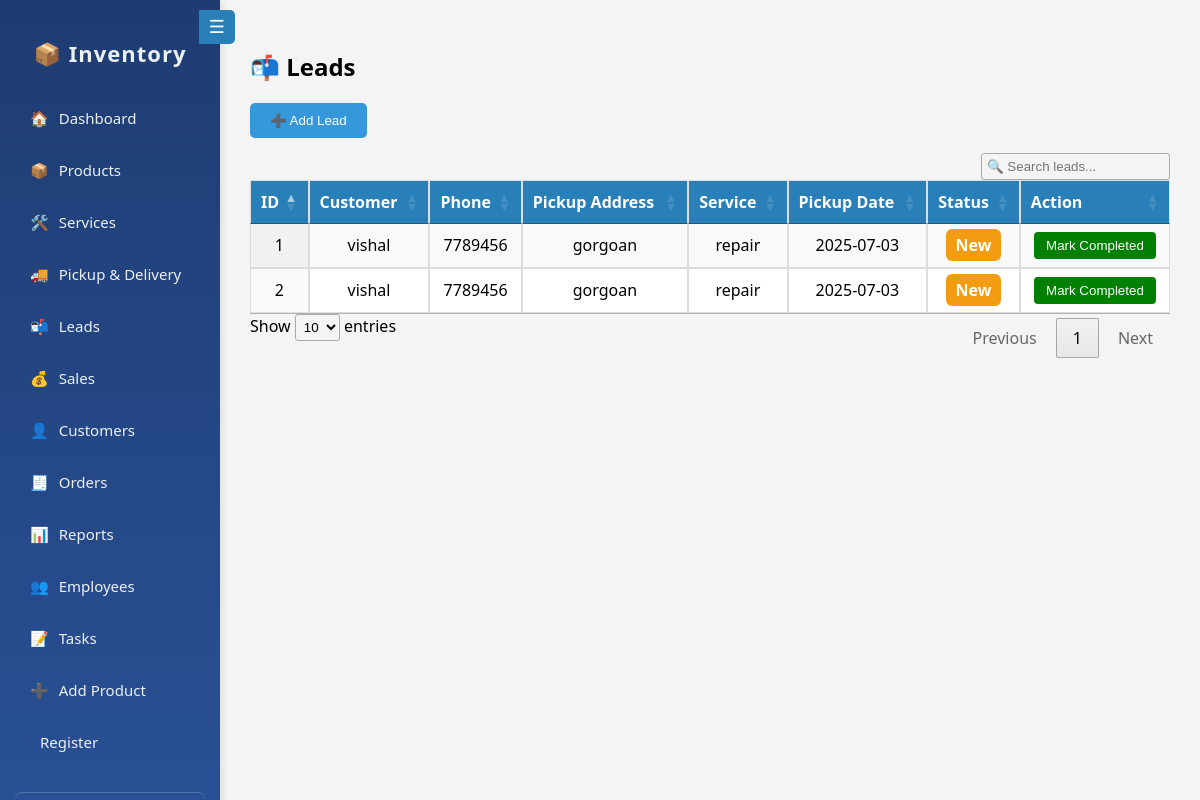
The page /leads.php (signed in) on the database its author committed.
### tables this page shows
CREATE TABLE `leads` (
  `id` int(11) NOT NULL,
  `customer_name` varchar(100) DEFAULT NULL,
  `contact_number` varchar(20) DEFAULT NULL,
  `pickup_address` text DEFAULT NULL,
  `service_type` varchar(100) DEFAULT NULL,
  `pickup_date` date DEFAULT NULL,
  `status` enum('New','Scheduled','Completed') DEFAULT 'New',
  `created_at` timestamp NOT NULL DEFAULT current_timestamp()
);

### leads.php (the view, shortened to what this page needs)
<?php
include 'components/connections.php';
$leads = $conn->query("SELECT * FROM leads ORDER BY id DESC");
?>
<!DOCTYPE html>
<html>
<head>
    <link rel="stylesheet" href="https://cdn.datatables.net/1.13.5/css/jquery.dataTables.min.css"/>
</head>
<body>
<div class="container">
    <?php include 'sidebar.php'; ?>
    <div class="main">
        <h2>📬 Leads</h2>
        <button class="add-btn" onclick="openPopup()">➕ Add Lead</button>
        <table id="leadsTable" class="display datatable">
            <thead>
                <tr>
                    <th>ID</th>
                    <th>Customer</th>
                    <th>Phone</th>
                    <th>Pickup Address</th>
                    <th>Service</th>
                    <th>Pickup Date</th>
                    <th>Status</th>
                    <th>Action</th>
                </tr>
            </thead>
            <tbody>
                <?php while ($lead = $leads->fetch_assoc()): ?>
                    <tr>
                        <td><?= $lead['id'] ?></td>
                        <td><?= htmlspecialchars($lead['customer_name']) ?></td>
                        <td><?= htmlspecialchars($lead['contact_number']) ?></td>
                        <td><?= htmlspecialchars($lead['pickup_address']) ?></td>
                        <td><?= htmlspecialchars($lead['service_type']) ?></td>
                        <td><?= $lead['pickup_date'] ?></td>
                        <td><span class="badge <?= $lead['status'] ?>"><?= $lead['status'] ?></span></td>
                        <td>
                            <?php if ($lead['status'] !== 'Completed'): ?>
                                <button class="complete-btn" onclick="window.location='?complete_id=<?= $lead['id'] ?>'">Mark Completed</button>
                            <?php else: ?>
                                ✔ Done
                            <?php endif; ?>
                        </td>
                    </tr>
                <?php endwhile; ?>
            </tbody>
        </table>
    </div>
</div>
</body>
</html>

### leads.php (style rules this page uses)
body { margin: 0; font-family: 'Segoe UI', sans-serif; background: #f4f4f4; }
.container { display: flex; }
.main { flex: 1; padding: 30px; }
.add-btn { padding: 10px 20px; background-color: #3498db; color: white; border: none; border-radius: 5px; margin-bottom: 15px; cursor: pointer; }
table { width: 100%; border-collapse: collapse; background: white; }
th, td { padding: 12px; border: 1px solid #ddd; text-align: center; }
th { background: #2980b9; color: white; }
.badge { padding: 5px 10px; border-radius: 6px; font-weight: bold; }
.badge.New { background: #f39c12; color: white; }
.complete-btn { background: green; color: white; border: none; padding: 6px 12px; border-radius: 4px; cursor: pointer; }

### sidebar.php (style rules this page uses)
.main { margin-left: 220px; padding: 30px; transition: margin-left 0.3s ease; }

### rows shown on the page
leads: id "2", customer_name "vishal", contact_number "7789456", pickup_address "gorgoan", service_type "repair", pickup_date "2025-07-03", status "New"
leads: id "1", customer_name "vishal", contact_number "7789456", pickup_address "gorgoan", service_type "repair", pickup_date "2025-07-03", status "New"
